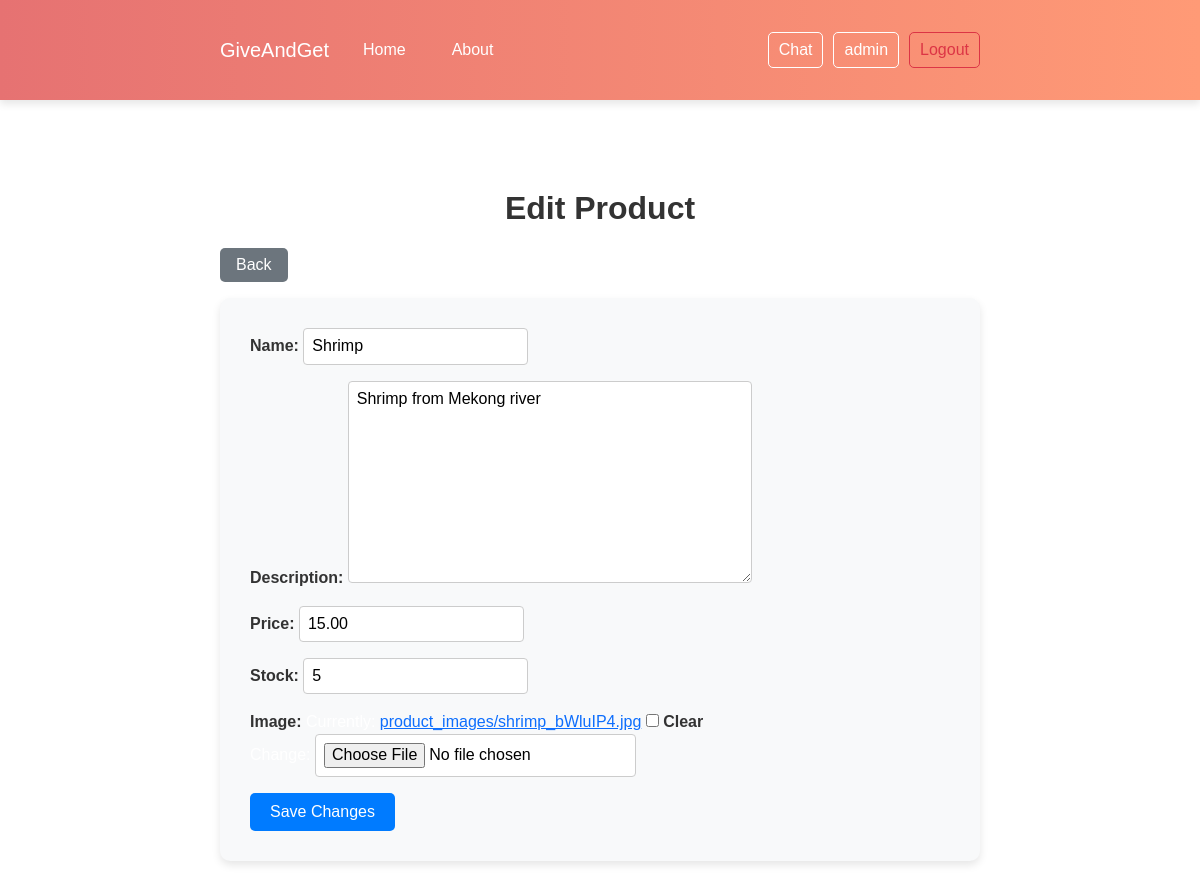
/products/edit/5/ (signed in), run on an earlier commit of the app's database.
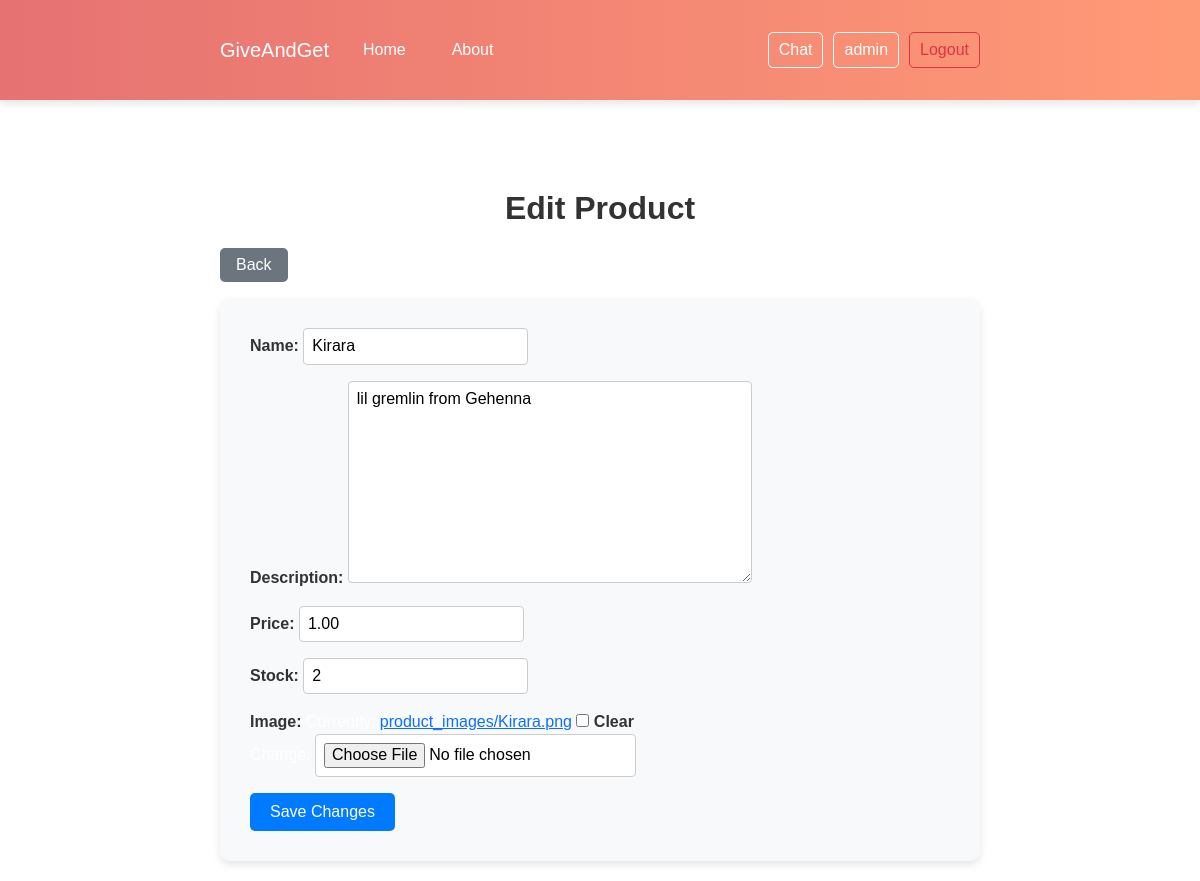
And on a later commit of the database.
### products/models.py (models this page shows, shortened)
class Product(models.Model):
    name = models.CharField(max_length=255)
    description = models.TextField(blank=True, null=True)
    price = models.DecimalField(max_digits=10, decimal_places=2)
    stock = models.PositiveIntegerField()
    category = models.CharField(max_length=100, blank=True, null=True)
    image = models.ImageField(upload_to='product_images/', blank=True, null=True)
    created_at = models.DateTimeField(auto_now_add=True)
    updated_at = models.DateTimeField(auto_now=True)
    user = models.ForeignKey(settings.AUTH_USER_MODEL, on_delete=models.CASCADE, default=1)  # ใช้ ID ของ admin

### products/views.py (the view)
# urls.py: path('edit/<int:product_id>/', product_views.edit_product, name='edit_product'),
@login_required
def edit_product(request, product_id):
    product = get_object_or_404(Product, id=product_id, user=request.user)  # ตรวจสอบว่าเป็นสินค้าของผู้ใช้
    if request.method == 'POST':
        form = ProductForm(request.POST, request.FILES, instance=product)
        if form.is_valid():
            form.save()
            return redirect('product_list')
    else:
        form = ProductForm(instance=product)
    return render(request, 'products/add_product.html', {'form': form, 'is_edit': True})

### products/forms.py
class ProductForm(forms.ModelForm):
    class Meta:
        model = Product
        fields = ['name', 'description', 'price', 'stock', 'image']  # เพิ่ม image

### products/templates/products/add_product.html (shortened to what this page needs)
{% extends 'main_app/components/base.html' %}
{% load static %}
{% block content %}
<link rel="stylesheet" href="{% static 'products/add_product.css' %}">
<div class="container mt-5">
    {% if is_edit %}
    <h1 class="form-title">Edit Product</h1>
    {% else %}
    <h1 class="form-title">Add Product</h1>
    {% endif %}
    <div class="mb-3">
        <button class="back-button" onclick="goBack()">Back</button>
    </div>
    <form method="post" enctype="multipart/form-data" class="add-product-form">
        {{ form.as_p }}
        <button type="submit" class="submit-button">
            {% if is_edit %}Save Changes{% else %}Add Product{% endif %}
        </button>
    </form>
</div>
{% endblock %}

What changed in the data, as far as the page shows it:
changed Product: name "Shrimp" → "Kirara"; description "Shrimp from Mekong river" → "lil gremlin from Gehenna"; price "15.00" → "1.00"; stock "5" → "2"
Also different on the page:
text no longer shown: "Name: Description: Price: Stock: Image: product_images/shrimp_bWluIP4.jpg Clear"
text now shown: "Name: Description: Price: Stock: Image: product_images/Kirara.png Clear"
